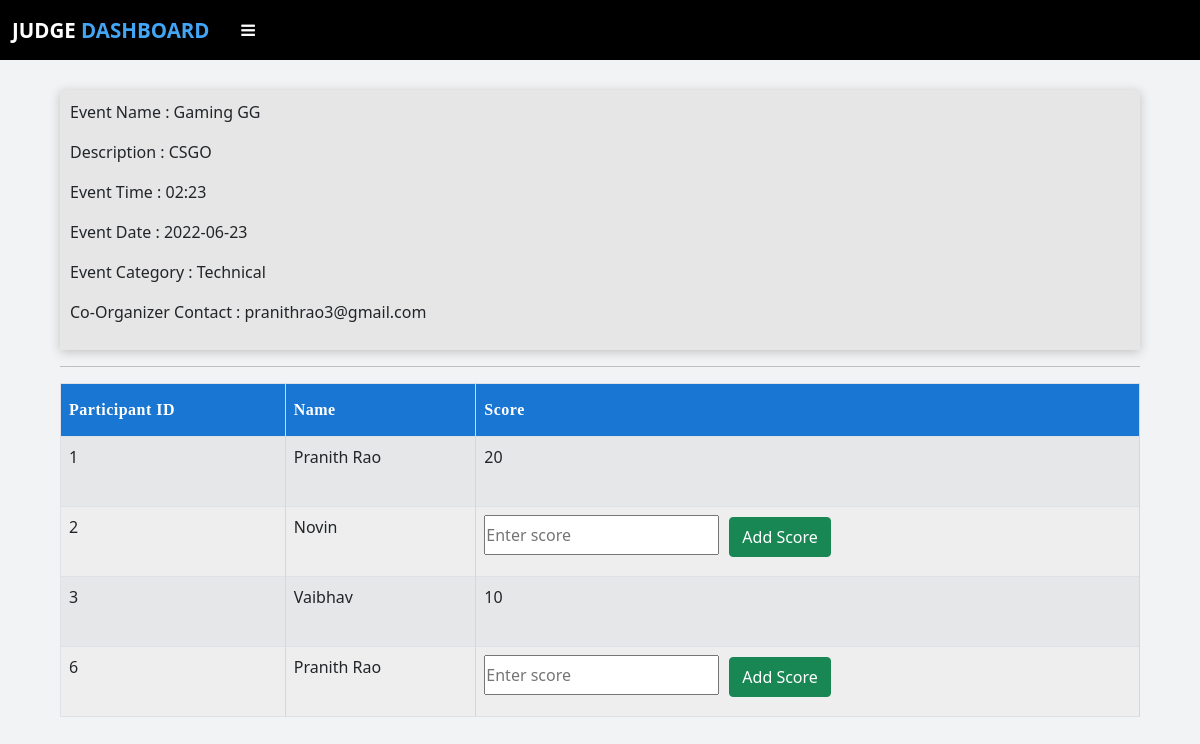
/judge_event (signed in), run on the app's committed database.
### app.py (models this page shows, shortened)
class Event(db.Model):
    id = db.Column(db.Integer,primary_key=True)
    name = db.Column(db.String(50),nullable=False)
    description = db.Column(db.String(255),nullable=False)
    date = db.Column(db.String(50), nullable=False)
    time = db.Column(db.String(50), nullable=False)
    category = db.Column(db.String(50),nullable=False)
    coorg_mail = db.Column(db.String(80),db.ForeignKey('coorganizer.email'))
    org_id = db.Column(db.Integer,db.ForeignKey('organizer.id'))
    participant_id=db.relationship('Participant',cascade="all,delete",backref='participants')
    judge_event_id=db.relationship('Judge',cascade="all,delete",backref='ownersj')
    part_event_id=db.relationship('Plist',cascade="all,delete",backref='ownersjp')

class Plist(db.Model):
    id = db.Column(db.Integer,primary_key=True)
    part_id = db.Column(db.Integer,db.ForeignKey('participant.id'),nullable=True)
    event_id = db.Column(db.Integer,db.ForeignKey('event.id'),nullable=True)
    score=db.Column(db.Integer,nullable=True)

### app.py (the view)
@app.route("/judge_event")
def judge_event():
    if 'judge' in session:
        event = Event.query.filter_by(id=session['event_id']).first()
        participants = Plist.query.filter_by(event_id=session['event_id']).all()
        for i in participants:
            pname = Participant.query.filter_by(id=i.part_id).first()
            i.pname = pname.name
        return render_template('judge_event.html',data=event,data2=participants)
    else:
        flash("Session Expired","error")
        return redirect(url_for('judge_log'))

### templates/judge_event.html (shortened to what this page needs)
{% extends "judge_layout.html" %}
{% block head %} {{ super() }}
{% endblock %}
{% block content %}
<div class="container" style="padding: 30px">
  <div class="details-item-body">
    <p class="info">Event Name : {{data['name']}}<br>
    <p class="info">Description : {{data['description']}}<br>
    <p class="info">Event Time : {{data['time']}}<br>
    <p class="info">Event Date : {{data['date']}}<br>
    <p class="info">Event Category : {{data['category']}}<br>
    <p class="info">Co-Organizer Contact : {{data['coorg_mail']}}<br>
  </div>
  <hr />
  {% if data2 %}
  <div class="table-responsive">
    <table class="table table-striped table-bordered">
      <thead class="thead-dark">
        <tr>
          <th scope="col">Participant ID</th>
          <th scope="col">Name</th>
          <th scope="col">Score</th>
        </tr>
      </thead>
      <tbody>
        {% for i in data2 %}
        <tr>
          <td>{{i.id}}</td>
          <td>{{i.pname}}</td>
          {% if i.score %}
          <td>{{i.score}}</td>
          {%else%}
          <td>
            <form action="/add_score/{{i.id}}" method="POST">
              <table>
                <tr><input type="number" name="mark" placeholder="Enter score" style="height: 40px; " required/></tr>
                <tr><button class="btn btn-success" style="height: 40px; margin-left: 10px;">Add Score</button></tr>
              </table>
            </form>
          </td>
          {%endif%}
        </tr>
        {% endfor %}{% else %}
        <h2 class="text-center mt-5 fw-bold text-uppercase">
          No Registrations
        </h2>
        {% endif %}
      </tbody>
    </table>
  </div>
  {% endblock %}

### templates/judge_event.html (style rules this page uses)
table { font-family: "Roboto" sans-serif; border-collapse: collapse; width: 100%; }
table tr:nth-child(even) { background-color: #eeeeee; }
.table th { padding-top: 14px; padding-bottom: 14px; text-align: left; background-color: #1976d2; color: white; letter-spacing: 0.5px; user-select: none; border-right: 0.5px solid #bbdefb; font-family: Bahnschrift SemiBold; }
table td { border-right: 0.5px solid #bbdefb; height: 70px; }
table td, table th { border-bottom: 0.5px solid #bbdefb; }
.details-item-body { background-color: rgb(230, 230, 230); padding: 10px; width:100%; box-shadow: 0px 2px 10px rgb(194, 194, 194); }

### templates/judge_layout.html (style rules this page uses)
body { font-family: "Roboto" sans-serif; background-color: #f2f3f4; }
* { margin: 0; padding: 0; text-decoration: none; list-style: none; }

### data on the page
Event: name "Gaming GG", description "CSGO", time "02:23", date "2022-06-23", category "Technical", coorg_mail "pranithrao3@gmail.com"
Plist: id "1", pname "Pranith Rao", score "20"
Plist: id "2", pname "Novin"
Plist: id "3", pname "Vaibhav", score "10"
Plist: id "6", pname "Pranith Rao"
